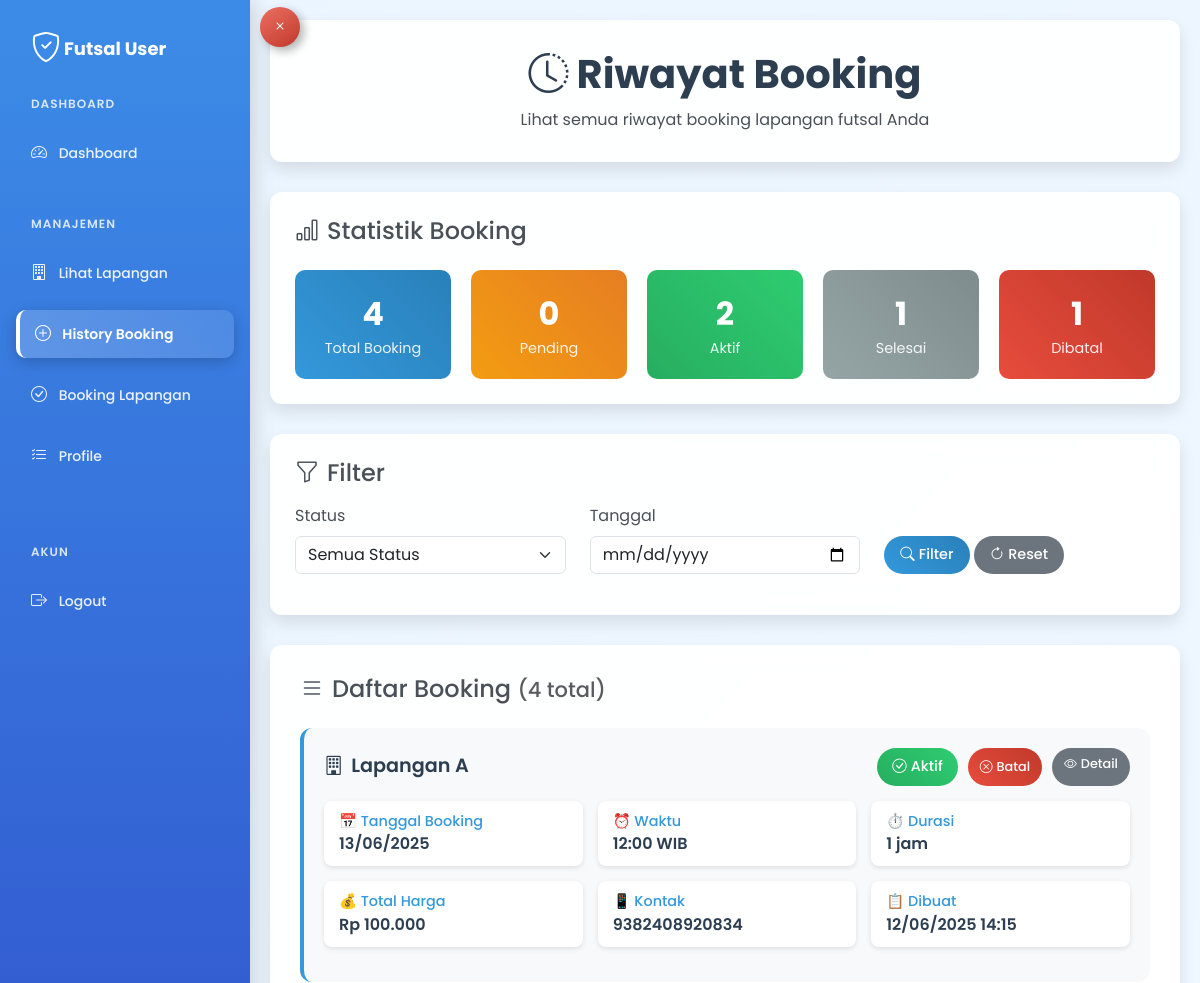
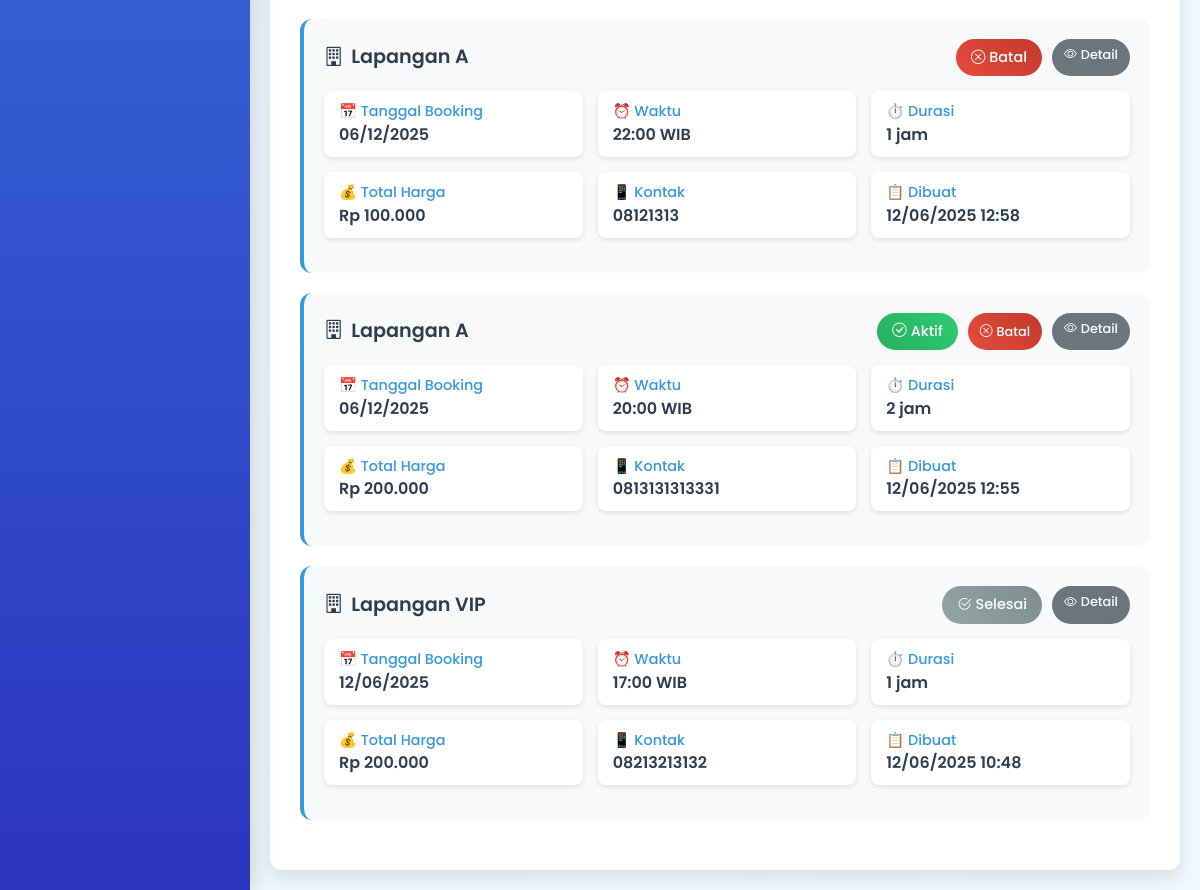
Screenshot of /user/history.php (signed in) with the database file from the repository (2 pictures, top to bottom).
### tables this page shows
CREATE TABLE `booking` (
  `id` int(11) NOT NULL,
  `id_user` int(11) NOT NULL,
  `id_lapangan` int(11) NOT NULL,
  `tanggal` date NOT NULL,
  `jam` time NOT NULL,
  `lama_sewa` int(11) NOT NULL,
  `kontak` varchar(20) NOT NULL,
  `status` enum('pending','aktif','batal','selesai') DEFAULT 'pending',
  `status_pembayaran` enum('dp','lunas','refund') NOT NULL,
  `total_dibayar` int(11) NOT NULL,
  `total_pinalti` int(11) NOT NULL,
  `created_at` timestamp NOT NULL DEFAULT current_timestamp(),
  `updated_at` timestamp NOT NULL DEFAULT current_timestamp() ON UPDATE current_timestamp()
);

CREATE TABLE `lapangan` (
  `id` int(11) NOT NULL,
  `nama` varchar(100) NOT NULL,
  `tipe` varchar(50) NOT NULL,
  `harga` int(11) NOT NULL,
  `status` enum('tersedia','habis') DEFAULT 'tersedia',
  `gambar` varchar(255) DEFAULT NULL,
  `created_at` timestamp NOT NULL DEFAULT current_timestamp(),
  `updated_at` timestamp NOT NULL DEFAULT current_timestamp() ON UPDATE current_timestamp()
);

### user/history.php (the view, shortened to what this page needs)
<?php
include('../config/database.php');
$user_id = $_SESSION['user_id'];
$page = isset($_GET['page']) ? (int)$_GET['page'] : 1;
$limit = 10;
$offset = ($page - 1) * $limit;
$status_filter = isset($_GET['status']) ? sanitize_input($_GET['status']) : '';
$date_filter = isset($_GET['date']) ? sanitize_input($_GET['date']) : '';
$whereConditions = ["b.id_user = $user_id"];
$whereClause = "WHERE " . implode(" AND ", $whereConditions);
$countQuery = "SELECT COUNT(*) as total FROM booking b $whereClause";
$countResult = mysqli_query($connection, $countQuery);
$totalRecords = mysqli_fetch_assoc($countResult)['total'];
$historyQuery = "
    SELECT b.*, l.nama as nama_lapangan, l.harga, l.tipe,
           p.amount as payment_amount, p.payment_type, p.payment_method, p.status as payment_status,
           r.refund_amount, r.penalty_amount
    FROM booking b
    JOIN lapangan l ON b.id_lapangan = l.id
    LEFT JOIN payments p ON b.id = p.booking_id AND p.payment_type IN ('dp', 'lunas')
    LEFT JOIN refunds r ON b.id = r.booking_id
    $whereClause
    ORDER BY b.created_at DESC
    LIMIT $limit OFFSET $offset
";
$historyResult = mysqli_query($connection, $historyQuery);
$booking_history = [];
while($row = mysqli_fetch_assoc($historyResult)) {
    $booking_history[] = $row;
}
$statsQuery = "
    SELECT
        COUNT(*) as total,
        SUM(CASE WHEN status = 'pending' THEN 1 ELSE 0 END) as pending,
        SUM(CASE WHEN status = 'aktif' THEN 1 ELSE 0 END) as aktif,
        SUM(CASE WHEN status = 'selesai' THEN 1 ELSE 0 END) as selesai,
        SUM(CASE WHEN status = 'batal' THEN 1 ELSE 0 END) as batal
    FROM booking
    WHERE id_user = $user_id
";
$statsResult = mysqli_query($connection, $statsQuery);
$stats = mysqli_fetch_assoc($statsResult);
?>
<!DOCTYPE html>
<html lang="id">
<head>
    <link href="https://cdn.jsdelivr.net/npm/bootstrap@5.3.2/dist/css/bootstrap.min.css" rel="stylesheet">
    <link href="https://cdn.jsdelivr.net/npm/bootstrap-icons@1.10.0/font/bootstrap-icons.css" rel="stylesheet">
</head>
<body>
    <?php include 'user_sidebar.php'; ?>
    <div class="container">
        <div class="page-header fade-in">
            <h1><i class="bi bi-clock-history me-2"></i>Riwayat Booking</h1>
            <p class="mb-0">Lihat semua riwayat booking lapangan futsal Anda</p>
        </div>
        <div class="stats-section fade-in">
            <h4 class="mb-4"><i class="bi bi-bar-chart me-2"></i>Statistik Booking</h4>
            <div class="stats-grid">
                <div class="stat-item">
                    <div class="stat-number"><?php echo $stats['total']; ?></div>
                    <div class="stat-label">Total Booking</div>
                </div>
                <div class="stat-item pending">
                    <div class="stat-number"><?php echo $stats['pending']; ?></div>
                    <div class="stat-label">Pending</div>
                </div>
                <div class="stat-item aktif">
                    <div class="stat-number"><?php echo $stats['aktif']; ?></div>
                    <div class="stat-label">Aktif</div>
                </div>
                <div class="stat-item selesai">
                    <div class="stat-number"><?php echo $stats['selesai']; ?></div>
                    <div class="stat-label">Selesai</div>
                </div>
                <div class="stat-item batal">
                    <div class="stat-number"><?php echo $stats['batal']; ?></div>
                    <div class="stat-label">Dibatal</div>
                </div>
            </div>
        </div>
        <div class="filter-section fade-in">
            <h4 class="mb-3"><i class="bi bi-funnel me-2"></i>Filter</h4>
            <form method="GET" action="">
                <div class="row">
                    <div class="col-md-4 mb-3">
                        <label class="form-label">Status</label>
                        <select class="form-select" name="status">
                            <option value="all" <?php echo ($status_filter == 'all' || $status_filter == '') ? 'selected' : ''; ?>>Semua Status</option>
                        </select>
                    </div>
                    <div class="col-md-4 mb-3">
                        <label class="form-label">Tanggal</label>
                        <input type="date" class="form-control" name="date" value="<?php echo $date_filter; ?>">
                    </div>
                    <div class="col-md-4 mb-3">
                        <label class="form-label">&nbsp;</label>
                        <div>
                            <button type="submit" class="btn btn-primary">
                                <i class="bi bi-search me-1"></i>Filter
                            </button>
                            <a href="history.php" class="btn btn-secondary">
                                <i class="bi bi-arrow-clockwise me-1"></i>Reset
                            </a>
                        </div>
                    </div>
                </div>
            </form>
        </div>
        <div class="history-section fade-in">
            <h4 class="mb-4">
                <i class="bi bi-list me-2"></i>Daftar Booking
                <small class="text-muted">(<?php echo $totalRecords; ?> total)</small>
            </h4>
            <?php if (empty($booking_history)): ?>
            <div class="no-data">
                <i class="bi bi-inbox"></i>
                <h5>Belum ada riwayat booking</h5>
                <p>Anda belum memiliki riwayat booking. <a href="booking.php">Buat booking pertama Anda!</a></p>
            </div>
            <?php else: ?>
            <?php foreach ($booking_history as $booking): ?>
            <?php
            $total_harga = $booking['harga'] * $booking['lama_sewa'];
            $can_cancel = in_array($booking['status'], ['pending', 'aktif']);
            ?>
            <div class="booking-card">
                <div class="booking-header">
                    <div class="booking-title">
                        <i class="bi bi-building me-2"></i><?php echo htmlspecialchars($booking['nama_lapangan']); ?>
                    </div>
                    <div class="booking-actions">
                        <?php if ($booking['status'] == 'pending' || $booking['status'] == 'aktif'): ?>
                        <span class="status <?php echo $booking['status']; ?>">
                            <?php
                            $status_icons = [
                                'pending' => 'clock',
                                'aktif' => 'check-circle',
                                'batal' => 'x-circle',
                                'selesai' => 'check2-circle'
                            ];
                            $icon = $status_icons[$booking['status']] ?? 'circle';
                            echo '<i class="bi bi-' . $icon . ' me-1"></i>' . ucfirst($booking['status']);
                            ?>
                        </span>
                        <?php else: ?>
                        <span class="status <?php echo $booking['status']; ?>">
                            <?php
                            $icon = $status_icons[$booking['status']] ?? 'circle';
                            echo '<i class="bi bi-' . $icon . ' me-1"></i>' . ucfirst($booking['status']);
                            ?>
                        </span>
                        <?php endif; ?>
                    <?php if ($can_cancel): ?>
                    <button onclick="cancelBooking(<?php echo $booking['id']; ?>)" class="btn btn-danger btn-sm">
                        <i class="bi bi-x-circle me-1"></i>Batal
                    </button>
                    <?php endif; ?>
                    <a href="booking_detail.php?id=<?php echo $booking['id']; ?>" class="btn btn-secondary btn-sm">
                        <i class="bi bi-eye me-1"></i>Detail
                    </a>
                                        </div>
                </div>
                <div class="booking-info">
                    <div class="info-item">
                        <div class="info-label">📅 Tanggal Booking</div>
                        <div class="info-value"><?php echo date('d/m/Y', strtotime($booking['tanggal'])); ?></div>
                    </div>
                    <div class="info-item">
                        <div class="info-label">⏰ Waktu</div>
                        <div class="info-value"><?php echo date('H:i', strtotime($booking['jam'])); ?> WIB</div>
                    </div>
                    <div class="info-item">
                        <div class="info-label">⏱️ Durasi</div>
                        <div class="info-value"><?php echo $booking['lama_sewa']; ?> jam</div>
                    </div>
                    <div class="info-item">
                        <div class="info-label">💰 Total Harga</div>
                        <div class="info-value">Rp <?php echo number_format($total_harga, 0, ',', '.'); ?></div>
                    </div>
                    <div class="info-item">
                        <div class="info-label">📱 Kontak</div>
                        <div class="info-value"><?php echo htmlspecialchars($booking['kontak']); ?></div>
                    </div>
                    <div class="info-item">
                        <div class="info-label">📋 Dibuat</div>
                        <div class="info-value"><?php echo date('d/m/Y H:i', strtotime($booking['created_at'])); ?></div>
                    </div>
                </div>
            </div>
            <?php endforeach; ?>
            <?php endif; ?>
        </div>
    </div>
</body>
</html>

### user/history.php (style rules this page uses)
:root { --primary-color: #3498db; --secondary-color: #2980b9; --accent-color: #5dade2; --success-color: #27ae60; --warning-color: #f39c12; --danger-color: #e74c3c; --light-bg: #f8f9fa; --text-color: #495057; --card-shadow: 0 8px 16px rgba(0, 0, 0, 0.1); --hover-transform: translateY(-5px); --transition-speed: 0.3s; --border-radius: 12px; }
body { background: linear-gradient(135deg, rgb(235, 245, 255) 0%, rgb(240, 248, 255) 100%); font-family: 'Poppins', 'Segoe UI', Roboto, sans-serif; color: var(--text-color); min-height: 100vh; }
.container { max-width: 1200px; margin: 0 auto; padding: 20px; }
.page-header { background: rgba(255, 255, 255, 0.95); padding: 30px; border-radius: var(--border-radius); text-align: center; margin-bottom: 30px; backdrop-filter: blur(10px); box-shadow: var(--card-shadow); }
.page-header h1 { color: #2c3e50; font-weight: 700; margin-bottom: 10px; }
.stats-section { background: rgba(255, 255, 255, 0.95); padding: 25px; border-radius: var(--border-radius); margin-bottom: 30px; backdrop-filter: blur(10px); box-shadow: var(--card-shadow); }
.stats-grid { display: grid; grid-template-columns: repeat(auto-fit, minmax(150px, 1fr)); gap: 20px; }
.stat-item { background: linear-gradient(45deg, var(--primary-color), var(--secondary-color)); color: white; padding: 20px; border-radius: 10px; text-align: center; transition: transform 0.3s ease; }
.stat-item.pending { background: linear-gradient(45deg, var(--warning-color), #e67e22); }
.stat-item.aktif { background: linear-gradient(45deg, var(--success-color), #2ecc71); }
.stat-item.selesai { background: linear-gradient(45deg, #95a5a6, #7f8c8d); }
.stat-item.batal { background: linear-gradient(45deg, var(--danger-color), #c0392b); }
.stat-number { font-size: 2rem; font-weight: bold; }
.stat-label { font-size: 0.9rem; opacity: 0.9; }
.filter-section { background: rgba(255, 255, 255, 0.95); padding: 25px; border-radius: var(--border-radius); margin-bottom: 30px; backdrop-filter: blur(10px); box-shadow: var(--card-shadow); }
.history-section { background: rgba(255, 255, 255, 0.95); padding: 30px; border-radius: var(--border-radius); backdrop-filter: blur(10px); box-shadow: var(--card-shadow); }
.booking-card { background: #f8f9fa; padding: 20px; border-radius: var(--border-radius); margin-bottom: 20px; border-left: 4px solid var(--primary-color); transition: all var(--transition-speed) ease; }
.booking-header { display: flex; justify-content: space-between; align-items: center; margin-bottom: 15px; flex-wrap: wrap; }
.booking-title { font-weight: 600; color: #2c3e50; font-size: 1.2em; }
.booking-actions { display: flex; gap: 10px; flex-wrap: wrap; }
.booking-info { display: grid; grid-template-columns: repeat(auto-fit, minmax(200px, 1fr)); gap: 15px; margin-bottom: 15px; }
.info-item { background: white; padding: 10px 15px; border-radius: 8px; box-shadow: 0 2px 5px rgba(0,0,0,0.1); }
.info-label { font-weight: 500; color: var(--primary-color); font-size: 0.9em; }
.info-value { color: #2c3e50; font-weight: 600; }
.status { padding: 8px 15px; border-radius: 20px; color: white; font-size: 0.9em; font-weight: 500; display: inline-block; }
.pending { background: linear-gradient(45deg, var(--warning-color), #e67e22); }
.aktif { background: linear-gradient(45deg, var(--success-color), #2ecc71); }
.batal { background: linear-gradient(45deg, var(--danger-color), #c0392b); }
.selesai { background: linear-gradient(45deg, #95a5a6, #7f8c8d); }
.btn { padding: 8px 16px; border-radius: 20px; font-weight: 500; transition: all 0.3s ease; border: none; font-size: 0.9rem; }
.btn-danger { background: linear-gradient(45deg, var(--danger-color), #c0392b); }
.btn-primary { background: linear-gradient(45deg, var(--primary-color), var(--secondary-color)); }
.btn-sm { padding: 6px 12px; font-size: 0.8rem; }
.fade-in { animation: fadeIn 0.6s ease forwards; }

### user/user_sidebar.php (style rules this page uses)
body { transition: margin-left 0.4s ease-in-out; margin-left: 250px; }

### rows the page displays
booking: id_lapangan.nama "Lapangan A", status "Aktif", tanggal "13/06/2025", jam "12:00", lama_sewa "1", total_harga "100.000", kontak "9382408920834", created_at "12/06/2025 14:15"
booking: id_lapangan.nama "Lapangan A", status "Batal", tanggal "06/12/2025", jam "22:00", lama_sewa "1", total_harga "100.000", kontak "08121313", created_at "12/06/2025 12:58"
booking: id_lapangan.nama "Lapangan A", status "Aktif", tanggal "06/12/2025", jam "20:00", lama_sewa "2", total_harga "200.000", kontak "0813131313331", created_at "12/06/2025 12:55"
booking: id_lapangan.nama "Lapangan VIP", status "Selesai", tanggal "12/06/2025", jam "17:00", lama_sewa "1", total_harga "200.000", kontak "08213213132", created_at "12/06/2025 10:48"

### other values shown
$stats['total'] "4"
$stats['pending'] "0"
$stats['aktif'] "2"
$stats['selesai'] "1"
$stats['batal'] "1"
$totalRecords "4"
